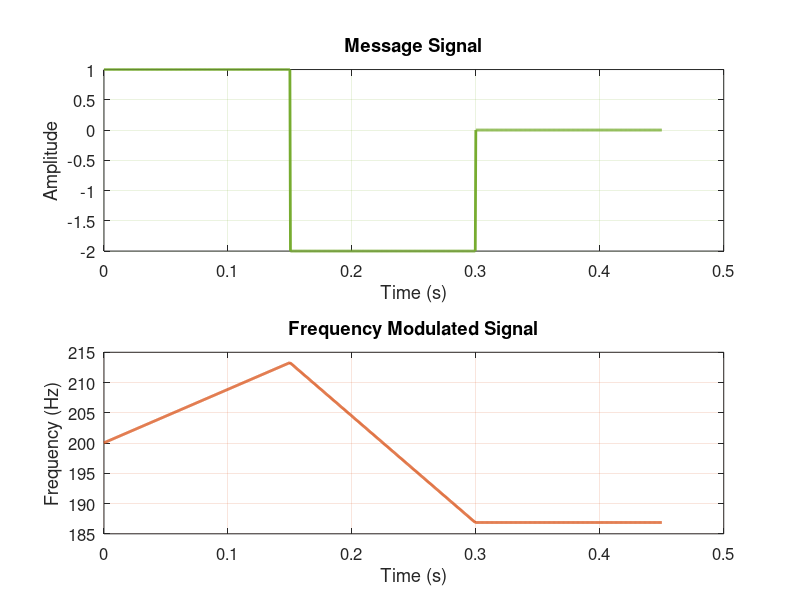

The MATLAB source for this figure:
clear
close all
clear all


% Define the signal parameters
Kf = 50; % Frequency modulation constant
Fc = 200; % Carrier frequency (Hz)
t = linspace(0, 0.45, 1000); % Time vector
% ------------------------------------------------
% Define the message signal
m_t = zeros(size(t));
m_t(t <= 0.15) = 1;
m_t((t > 0.15) & (t <= 0.3)) = -2;

% Perform frequency modulation
fm_t = Fc + Kf * cumsum(m_t) / (2 * pi * Fc);

% Define custom colors
messageSignalColor = [0.4660, 0.6740, 0.1880]; 
fmSignalColor = [0.8500, 0.3250, 0.0980]; 

% Plot the message signal and the frequency modulated signal
figure('Position', [100, 100, 800, 600], 'Color', 'w'); 

subplot(2, 1, 1);
    plot(t, m_t, 'LineWidth', 2, 'Color', messageSignalColor); 
        xlabel('Time (s)', 'FontSize', 14);
        ylabel('Amplitude', 'FontSize', 14);
            title('Message Signal', 'FontSize', 16, 'FontWeight', 'bold');
            set(gca, 'FontSize', 12, 'GridColor', messageSignalColor); 
grid on;

subplot(2, 1, 2);
    plot(t, fm_t, 'LineWidth', 2, 'Color', fmSignalColor); 
        xlabel('Time (s)', 'FontSize', 14);
        ylabel('Frequency (Hz)', 'FontSize', 14);
            title('Frequency Modulated Signal', 'FontSize', 16, 'FontWeight', 'bold');
            set(gca, 'FontSize', 12, 'GridColor', fmSignalColor); 
grid on;

% Adjust the spacing between subplots
subplotSpacingRatio = 0.05;
    set(gcf, 'PaperPositionMode', 'auto');
        set(gcf, 'DefaultAxesPosition', [0.1, 0.1, 0.8, 0.8 - subplotSpacingRatio]);

% Save the plot as a JPEG file with a custom filename
filename = sprintf('fm_modulation_%dHz_%dKf.jpg', Fc, Kf);
saveas(gcf, filename);
